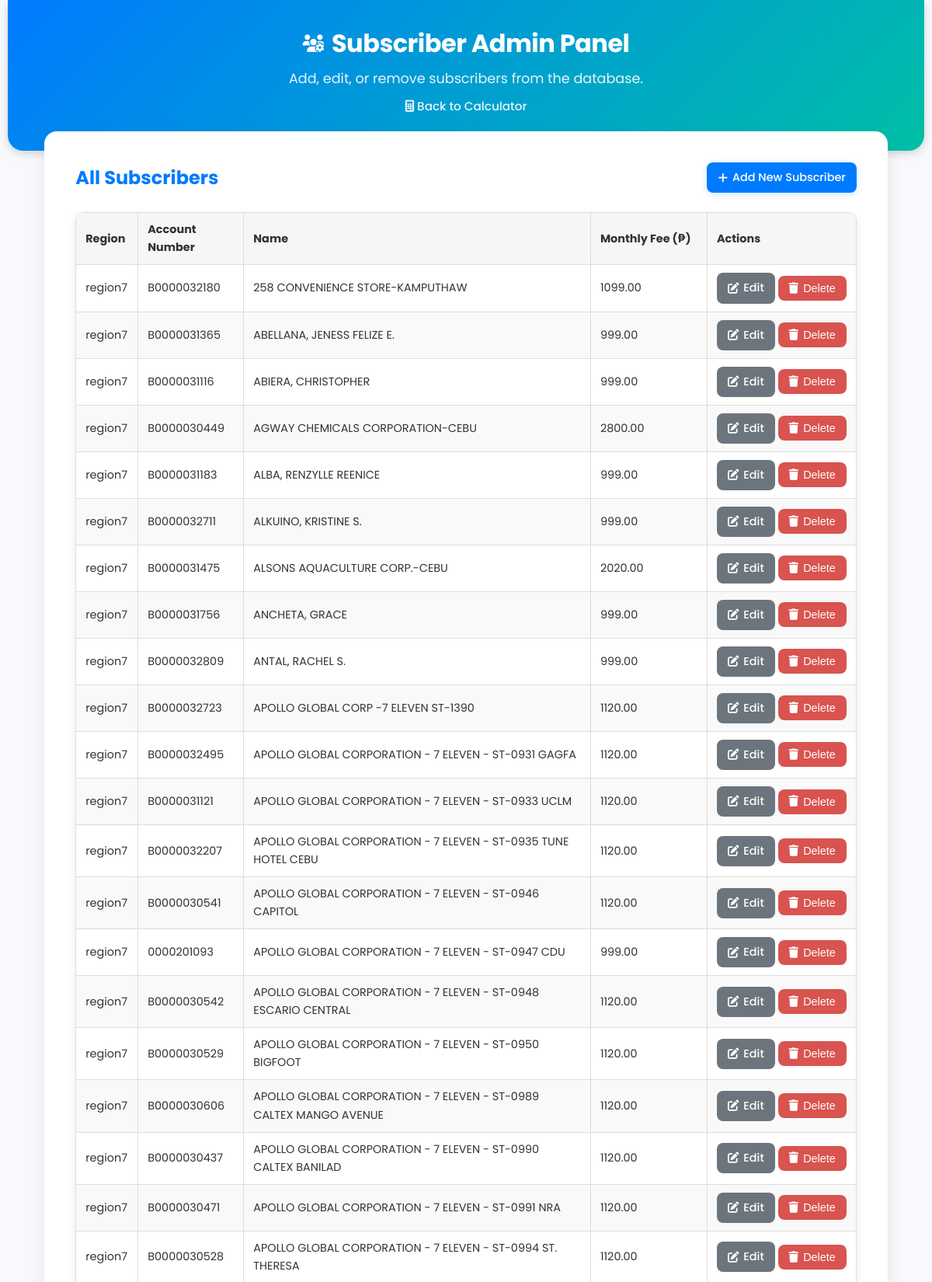
The page /admin (upper part) on the database its author committed.
### tables this page shows
CREATE TABLE subscribers (
        id INTEGER PRIMARY KEY AUTOINCREMENT,
        region TEXT NOT NULL,
        account_number TEXT NOT NULL UNIQUE,
        name TEXT NOT NULL,
        monthly_fee REAL NOT NULL
    );

### app.py (the view)
@app.route("/admin")
def admin():
    conn = get_db_conn()
    all_subscribers = conn.execute(
        "SELECT * FROM subscribers ORDER BY region, name"
    ).fetchall()
    conn.close()
    return render_template("admin.html", subscribers=all_subscribers)

### app.py (called while the page is built)
def get_db_conn():
    conn = sqlite3.connect(DATABASE_FILE)
    conn.row_factory = sqlite3.Row
    return conn

### templates/admin.html (shortened to what this page needs)
<!DOCTYPE html>
<html lang="en">
<head>
    <link rel="stylesheet" href="{{ url_for('static', filename='style.min.css') }}">
</head>
<body>
    <header>
        <h1><i class="fas fa-users-cog"></i> Subscriber Admin Panel</h1>
        <p>Add, edit, or remove subscribers from the database.</p>
        <a href="/" class="back-link" style="color:white; margin-top:10px; font-size: 0.95rem;">
            <i class="fas fa-calculator"></i> Back to Calculator
        </a>
    </header>
    <div class="container" style="max-width: 1200px;">
        <div class="admin-header">
            <h2>All Subscribers</h2>
            <a href="{{ url_for('add_subscriber') }}" class="btn-primary">
                <i class="fas fa-plus"></i> Add New Subscriber
            </a>
        </div>
        <div class="table-wrapper">
            <table>
                <thead>
                    <tr>
                        <th>Region</th>
                        <th>Account Number</th>
                        <th>Name</th>
                        <th>Monthly Fee (₱)</th>
                        <th>Actions</th>
                    </tr>
                </thead>
                <tbody>
                    {% for sub in subscribers %}
                    <tr>
                        <td>{{ sub.region }}</td>
                        <td>{{ sub.account_number }}</td>
                        <td style="white-space: normal;">{{ sub.name }}</td>
                        <td>{{ "%.2f"|format(sub.monthly_fee) }}</td>
                        <td style="white-space: nowrap;">
                            <a href="{{ url_for('edit_subscriber', id=sub.id) }}" class="btn-secondary">
                                <i class="fas fa-edit"></i> Edit
                            </a>
                            <form action="{{ url_for('delete_subscriber', id=sub.id) }}" method="POST"
                                style="display:inline;">
                                <button type="submit" class="btn-delete"
                                    onclick="return confirm('Are you sure you want to delete this subscriber? This cannot be undone.');">
                                    <i class="fas fa-trash"></i> Delete
                                </button>
                            </form>
                        </td>
                    </tr>
                    {% else %}
                    <tr>
                        <td colspan="5" style="text-align:center; padding: 20px;">No subscribers found in database.</td>
                    </tr>
                    {% endfor %}
                </tbody>
            </table>
        </div>
    </div>
</body>
</html>

### rows shown on the page
subscribers: region "region7", account_number "B0000032180", name "258 CONVENIENCE STORE-KAMPUTHAW", monthly_fee "1099.00"
subscribers: region "region7", account_number "B0000031365", name "ABELLANA, JENESS FELIZE E.", monthly_fee "999.00"
subscribers: region "region7", account_number "B0000031116", name "ABIERA, CHRISTOPHER", monthly_fee "999.00"
subscribers: region "region7", account_number "B0000030449", name "AGWAY CHEMICALS CORPORATION-CEBU", monthly_fee "2800.00"
subscribers: region "region7", account_number "B0000031183", name "ALBA, RENZYLLE REENICE", monthly_fee "999.00"
subscribers: region "region7", account_number "B0000032711", name "ALKUINO, KRISTINE S.", monthly_fee "999.00"
subscribers: region "region7", account_number "B0000031475", name "ALSONS AQUACULTURE CORP.-CEBU", monthly_fee "2020.00"
subscribers: region "region7", account_number "B0000031756", name "ANCHETA, GRACE", monthly_fee "999.00"
subscribers: region "region7", account_number "B0000032809", name "ANTAL, RACHEL S.", monthly_fee "999.00"
subscribers: region "region7", account_number "B0000032723", name "APOLLO GLOBAL CORP -7 ELEVEN ST-1390", monthly_fee "1120.00"
subscribers: region "region7", account_number "B0000032495", name "APOLLO GLOBAL CORPORATION - 7 ELEVEN - ST-0931 GAGFA", monthly_fee "1120.00"
subscribers: region "region7", account_number "B0000031121", name "APOLLO GLOBAL CORPORATION - 7 ELEVEN - ST-0933 UCLM", monthly_fee "1120.00"
subscribers: region "region7", account_number "B0000032207", name "APOLLO GLOBAL CORPORATION - 7 ELEVEN - ST-0935 TUNE HOTEL CEBU", monthly_fee "1120.00"
subscribers: region "region7", account_number "B0000030541", name "APOLLO GLOBAL CORPORATION - 7 ELEVEN - ST-0946 CAPITOL", monthly_fee "1120.00"
subscribers: region "region7", account_number "0000201093", name "APOLLO GLOBAL CORPORATION - 7 ELEVEN - ST-0947 CDU", monthly_fee "999.00"
subscribers: region "region7", account_number "B0000030542", name "APOLLO GLOBAL CORPORATION - 7 ELEVEN - ST-0948 ESCARIO CENTRAL", monthly_fee "1120.00"
subscribers: region "region7", account_number "B0000030529", name "APOLLO GLOBAL CORPORATION - 7 ELEVEN - ST-0950 BIGFOOT", monthly_fee "1120.00"
subscribers: region "region7", account_number "B0000030606", name "APOLLO GLOBAL CORPORATION - 7 ELEVEN - ST-0989 CALTEX MANGO AVENUE", monthly_fee "1120.00"
subscribers: region "region7", account_number "B0000030437", name "APOLLO GLOBAL CORPORATION - 7 ELEVEN - ST-0990 CALTEX BANILAD", monthly_fee "1120.00"
subscribers: region "region7", account_number "B0000030471", name "APOLLO GLOBAL CORPORATION - 7 ELEVEN - ST-0991 NRA", monthly_fee "1120.00"
subscribers: region "region7", account_number "B0000030528", name "APOLLO GLOBAL CORPORATION - 7 ELEVEN - ST-0994 ST. THERESA", monthly_fee "1120.00"
